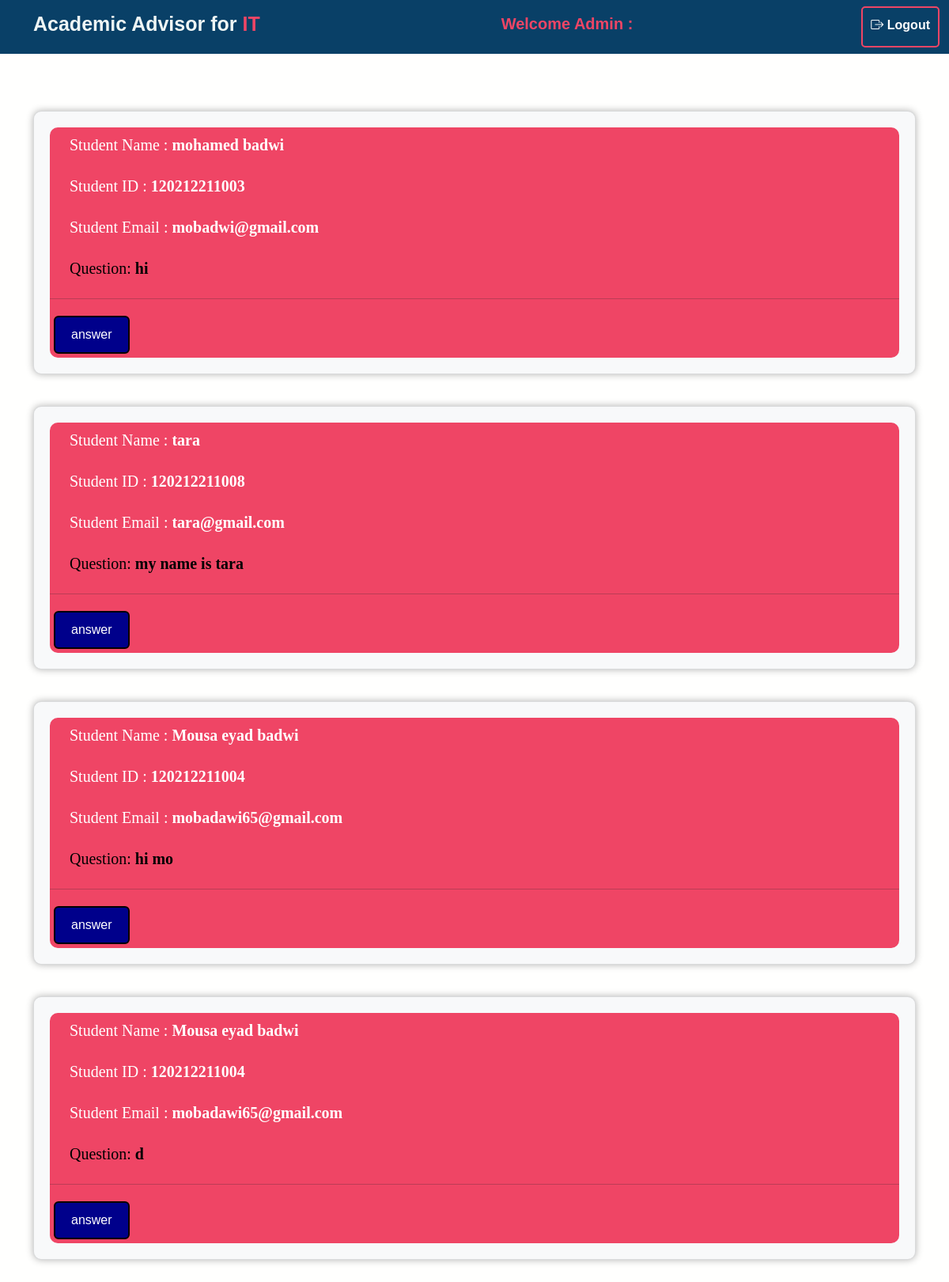
The page /admin_dashboard.php on the database its author committed.
### tables this page shows
CREATE TABLE `question` (
  `id` int(250) NOT NULL,
  `std_id` varchar(250) NOT NULL,
  `std_name` varchar(250) NOT NULL,
  `std_email` varchar(250) NOT NULL,
  `msg` varchar(700) NOT NULL
);

### admin_dashboard.php (the view, shortened to what this page needs)
<?php
$user_name = "root";
$password = "";
$database = "acadmicproject";
$server = "localhost";
$con = new mysqli($server, $user_name, $password, $database);
$sql = "SELECT * FROM question WHERE id NOT IN (SELECT question_id FROM answers )";
$result = $con->query($sql);
?>
<!DOCTYPE html>
<html lang="ar">
<head>
    <link href="https://cdn.jsdelivr.net/npm/bootstrap@5.1.3/dist/css/bootstrap.min.css" rel="stylesheet">
    <link rel="stylesheet" href="https://cdnjs.cloudflare.com/ajax/libs/animate.css/4.1.1/animate.min.css">
    <link rel="stylesheet" href="https://cdn.jsdelivr.net/npm/bootstrap-icons@1.11.3/font/bootstrap-icons.min.css">
    <link rel="stylesheet" href="Style.css">
</head>
<body>
<div class="container-fluid">
 <nav style="background-color: #094067;" class="navbar bg-body-tertiary fixed-top">
    <div class="container-fluid">
      <h2 style="color: #eff6f5; margin-left: 30px; font-size: 25px ;" class="navbar-brand "><b>Academic Advisor for <span style="color: #ef4565" >IT</span></b></h2>
      <h5 style="color:#ef4565 ;"><b> Welcome Admin :<span style="color:white ;"> <?php echo $_SESSION['admin_name']; ?></span>  </b></h5>
     <div class="group ">
      <button id="button1" style="float: right; border:#ef4565 2px solid; border-radius: 5px;" onclick="document.location='login.php'"><b> <i class="bi bi-box-arrow-right"></i>  Logout</b></button>
     </div>
    </div>
  </nav>
    </div>
    <br><br><br>
    <div class="container mt-5">
        <?php
        if ($result->num_rows > 0) {
            while ($row = $result->fetch_assoc()) {
                echo "
                <div class='card'>
                    <div class='content'>
                        <div style='background-color: #ef4565; border-radius: 10px;'>
                            <h5>Student Name : <b>" . htmlspecialchars($row["std_name"]) . "</b></h5>
                            <h5>Student ID : <b>" . htmlspecialchars($row["std_id"]) . "</b></h5>
                            <h5>Student Email : <b>" . htmlspecialchars($row["std_email"]) . "</b></h5>
                            <h5 style='color: black'>Question: <b>" . htmlspecialchars($row["msg"]) . "</b></h5>
                            <hr>
                            <button id='answer' type='button' onclick='answerfunction(this)'>answer</button>
                            <div class='answer-area'>
                                <textarea class='form-control' rows='5' placeholder='answer here'></textarea>
                                <button id='send' onclick='sendAnswer(this, " . htmlspecialchars($row["std_id"]) . ", " . htmlspecialchars($row["id"]) . ")'><i class='bi bi-send-check'></i> Send Answer</button>
                            </div>
                        </div>
                    </div>
                </div>
                ";
            }
        } else {
            echo "<h1 style='text-align: center;'>لا توجد استفسارات.</h1>";
        }
        ?>
    </div>
</body>
</html>

### Style.css (style rules this page uses)
#button1 { position: relative; overflow: hidden; padding: 10px; color: white; background: none; border: none; border-radius:20px; }
#button1::after { content: " "; display: block; height: 4px; width: 100%; transform: scale(0); transform-origin: left; }

### admin_dashboard.php (style rules this page uses)
body { background-color: #fffffe; font-family: Arial; display: flex; justify-content: center; align-items: flex-start; flex-direction: column; height: auto; padding: 20px; }
.card { width: 100%; background-color: #f8f9fa; border-radius: 10px; box-shadow: 0 0 10px rgba(0, 0, 0, 0.3); margin-bottom: 40px; padding: 20px; height: auto; }
.card h5 { margin-left: 15px; text-align: left; font-family: 'Franklin Gothic Medium'; padding: 10px; color: white; }
#answer { background-color: darkblue; color: white; border: 2px solid black; padding: 10px 20px; border-radius: 6px; cursor: pointer; margin-left: 15px; margin: 5px; }

### rows shown on the page
question: std_name "mohamed badwi", std "120212211003", std_email "mobadwi@gmail.com", msg "hi"
question: std_name "tara", std "120212211008", std_email "tara@gmail.com", msg "my name is tara"
question: std_name "Mousa eyad badwi", std "120212211004", std_email "mobadawi65@gmail.com", msg "hi mo"
question: std_name "Mousa eyad badwi", std "120212211004", std_email "mobadawi65@gmail.com", msg "d"
